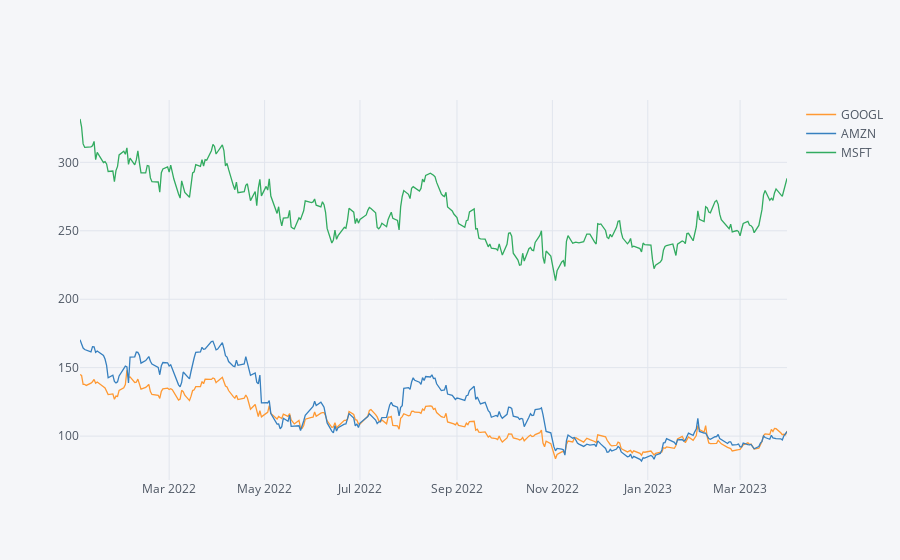

Notebook source saved alongside this figure:
### Markdown cell above
**Plotly as a more interactive way of plotting the same plot**

### Code cell
stocks_dataframe.xs(key='Close',axis=1,level='Stock Info').iplot()

### Figure 1 — Plotly figure (JSON) as saved in the notebook; plotly's stock layout.template omitted (floating-point values rounded to 4 significant figures; data arrays with more than 128 entries replaced by an {"elided": "..."} marker saying what was removed)
{"data": [{"line": {"color": "rgba(255, 153, 51, 1.0)", "dash": "solid", "shape": "linear", "width": 1.3}, "mode": "lines", "name": "GOOGL", "text": "", "type": "scatter", "x": {"elided": "313 str values"}, "y": {"elided": "313 float values"}}, {"line": {"color": "rgba(55, 128, 191, 1.0)", "dash": "solid", "shape": "linear", "width": 1.3}, "mode": "lines", "name": "AMZN", "text": "", "type": "scatter", "x": {"elided": "313 str values"}, "y": {"elided": "313 float values"}}, {"line": {"color": "rgba(50, 171, 96, 1.0)", "dash": "solid", "shape": "linear", "width": 1.3}, "mode": "lines", "name": "MSFT", "text": "", "type": "scatter", "x": {"elided": "313 str values"}, "y": {"elided": "313 float values"}}], "layout": {"legend": {"bgcolor": "#F5F6F9", "font": {"color": "#4D5663"}}, "paper_bgcolor": "#F5F6F9", "plot_bgcolor": "#F5F6F9", "title": {"font": {"color": "#4D5663"}}, "xaxis": {"gridcolor": "#E1E5ED", "showgrid": true, "tickfont": {"color": "#4D5663"}, "title": {"font": {"color": "#4D5663"}, "text": ""}, "zerolinecolor": "#E1E5ED"}, "yaxis": {"gridcolor": "#E1E5ED", "showgrid": true, "tickfont": {"color": "#4D5663"}, "title": {"font": {"color": "#4D5663"}, "text": ""}, "zerolinecolor": "#E1E5ED"}}}
